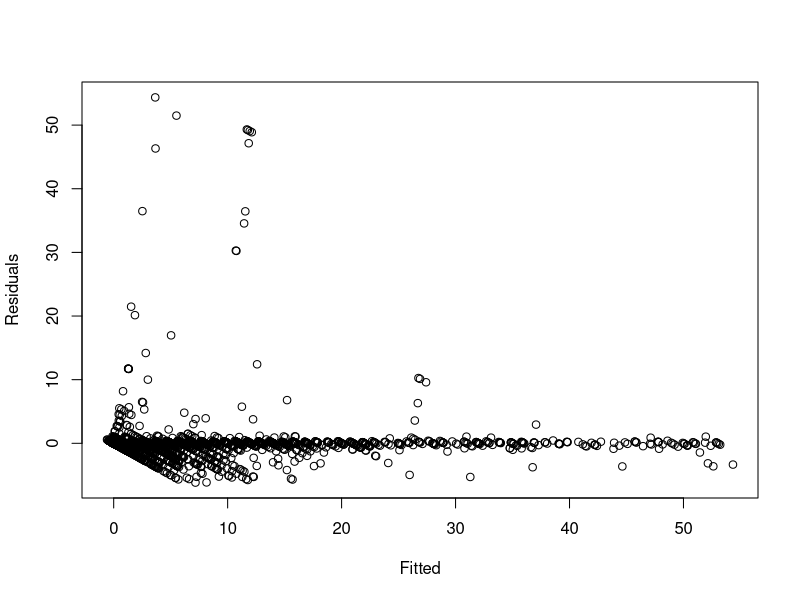
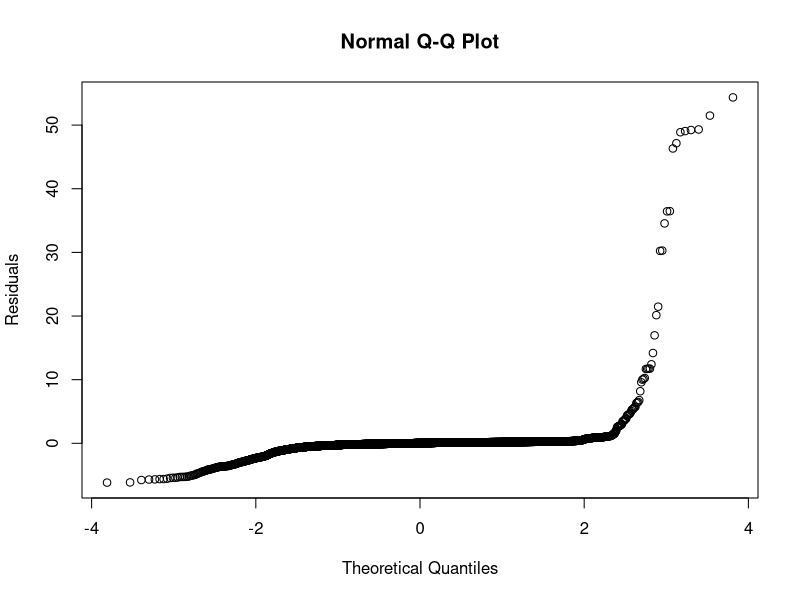
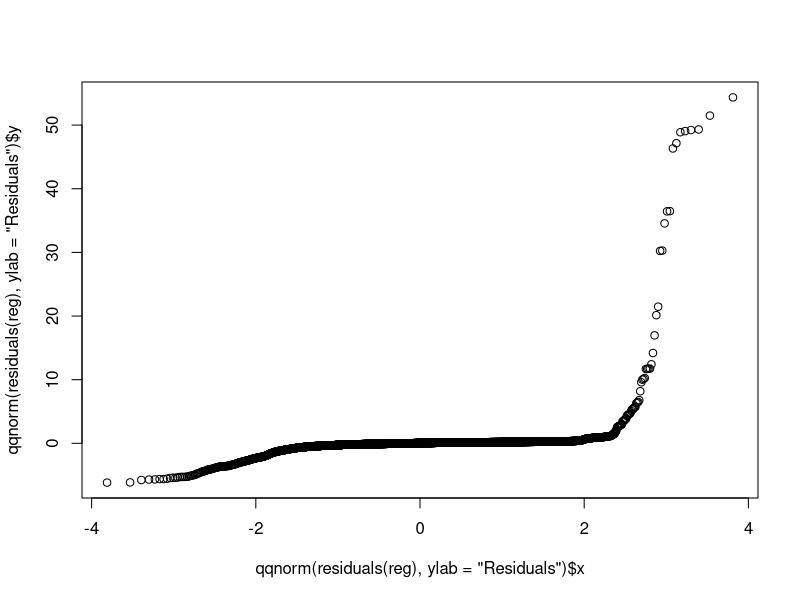

Write the R code that produced these figures, in order.
vif_filter <- function(elements) {
  
  output = list("added_lines", "removed_lines", "no_files", "sources")
  for (i1 in input) {
    for (i2 in input) {
      for (o1 in output) {
        if (i1 != i2) {
          res = vif(lm(as.formula(paste(o1, "~", i1, "+", i2, sep = "")), data=elements))
          print(res)
          if (res > 3.0) {
            return(i2);
          }
        }
      }
    }
  }
  return("");
}

library(car)
eclipseSet = TRUE

this.dir <- dirname(parent.frame(2)$ofile)
setwd(this.dir)

#read data
if (eclipseSet) {
  base_elements <- read.csv(file="../csv_data/eclipse_data.csv")
} else {
  base_elements <- read.csv(file="../csv_data/libreoffice_data.csv")
}

#take list length and the number of elements to be removed from the beginning and end of the lists

#keep base
elements <- base_elements

var_percentage <- 2

change_ids <- elements$change_id
data_length <- length(change_ids)
elements_to_remove <- as.integer(data_length * var_percentage / 100)

cat("Initial length: ", data_length)

#remove elements

#order by ecosystem_tenure
elements <- elements[order(elements$ecosystem_tenure), ]
#remove from the end 
elements <- elements[c(-(data_length - elements_to_remove + 1): -data_length), ]
#remove from the beginning 
elements <- elements[c(-1:-elements_to_remove), ]

#recalculate
change_ids <- elements$change_id
data_length <- length(change_ids)
elements_to_remove <- as.integer(data_length * var_percentage / 100)

#order by changes
elements <- elements[order(elements$changes), ]
#remove from the end 
elements <- elements[c(-(data_length - elements_to_remove + 1): -data_length), ]
#remove from the beginning 
elements <- elements[c(-1:-elements_to_remove), ]

#recalculate
change_ids <- elements$change_id
data_length <- length(change_ids)
elements_to_remove <- as.integer(data_length * var_percentage / 100)

#order by review_tenure
elements <- elements[order(elements$review_tenure), ]
#remove from the end 
elements <- elements[c(-(data_length - elements_to_remove + 1): -data_length), ]
#remove from the beginning 
elements <- elements[c(-1:-elements_to_remove), ]

#recalculate
change_ids <- elements$change_id
data_length <- length(change_ids)
elements_to_remove <- as.integer(data_length * var_percentage / 100)

#order by reviews
elements <- elements[order(elements$reviews), ]
#remove from the end 
elements <- elements[c(-(data_length - elements_to_remove + 1): -data_length), ]
#remove from the beginning 
elements <- elements[c(-1:-elements_to_remove), ]

#recalculate
change_ids <- elements$change_id
data_length <- length(change_ids)
elements_to_remove <- as.integer(data_length * var_percentage / 100)

#order by added_lines
elements <- elements[order(elements$added_lines), ]
#remove from the end 
elements <- elements[c(-(data_length - elements_to_remove + 1): -data_length), ]
#remove from the beginning 
elements <- elements[c(-1:-elements_to_remove), ]

#recalculate
change_ids <- elements$change_id
data_length <- length(change_ids)
elements_to_remove <- as.integer(data_length * var_percentage / 100)

#order by removed_lines
elements <- elements[order(elements$removed_lines), ]
#remove from the end 
elements <- elements[c(-(data_length - elements_to_remove + 1): -data_length), ]
#remove from the beginning 
elements <- elements[c(-1:-elements_to_remove), ]

#recalculate
change_ids <- elements$change_id
data_length <- length(change_ids)
elements_to_remove <- as.integer(data_length * var_percentage / 100)

#order by no_files
elements <- elements[order(elements$no_files), ]
#remove from the end 
elements <- elements[c(-(data_length - elements_to_remove + 1): -data_length), ]
#remove from the beginning 
elements <- elements[c(-1:-elements_to_remove), ]

#recalculate
change_ids <- elements$change_id
data_length <- length(change_ids)
elements_to_remove <- as.integer(data_length * var_percentage / 100)

#order by sources
elements <- elements[order(elements$sources), ]
#remove from the end 
elements <- elements[c(-(data_length - elements_to_remove + 1): -data_length), ]
#remove from the beginning 
elements <- elements[c(-1:-elements_to_remove), ]

#recalculate
change_ids <- elements$change_id
data_length <- length(change_ids)
elements_to_remove <- as.integer(data_length * var_percentage / 100)

#order by blocking_tenure
elements <- elements[order(elements$blocking_tenure), ]
#remove from the end 
elements <- elements[c(-(data_length - elements_to_remove + 1): -data_length), ]
#remove from the beginning 
elements <- elements[c(-1:-elements_to_remove), ]

#recalculate
change_ids <- elements$change_id
data_length <- length(change_ids)
elements_to_remove <- as.integer(data_length * var_percentage / 100)

#order by blocking_activity
elements <- elements[order(elements$blocking_activity), ]
#remove from the end 
elements <- elements[c(-(data_length - elements_to_remove + 1): -data_length), ]
#remove from the beginning 
elements <- elements[c(-1:-elements_to_remove), ]

#recalculate
change_ids <- elements$change_id
data_length <- length(change_ids)

cat("After remove length: ", data_length)

#finally order by change_id
elements <- elements[order(elements$change_id), ]

#filter to high vif values

# Show that the vif values are below 3.0 for all values
print(vif(lm(review_time~ecosystem_tenure+change_id+review_tenure+reviews+blocking_tenure+blocking_activity+added_lines+removed_lines+sources, data=elements)))

# Add the log columns
input = list("ecosystem_tenure", "change_id", "review_tenure", "reviews", "blocking_tenure", "blocking_activity", "added_lines", "removed_lines", "sources")
for (c in input) {
  nc = paste(c, "log", sep = "")
  elements[[nc]] <- log(elements[[c]] + 0.5) 
}

reg = lm(review_time~ecosystem_tenure+change_id+review_tenure+reviews+blocking_tenure+blocking_activity+added_lines+removed_lines+sources+
                     ecosystem_tenurelog+change_idlog+review_tenurelog+reviewslog+blocking_tenurelog+blocking_activitylog+added_lineslog+
                      removed_lineslog+sourceslog, data=elements)
print(reg)
plot(fitted(reg), residuals(reg), xlab="Fitted", ylab="Residuals")
plot(qqnorm(residuals(reg), ylab="Residuals"))
summary(reg, signif.stars=TRUE)
summary(reg)$adj.r.squared	
anova(reg)

#print summary
#summary(base_elements)
#summary(elements)

